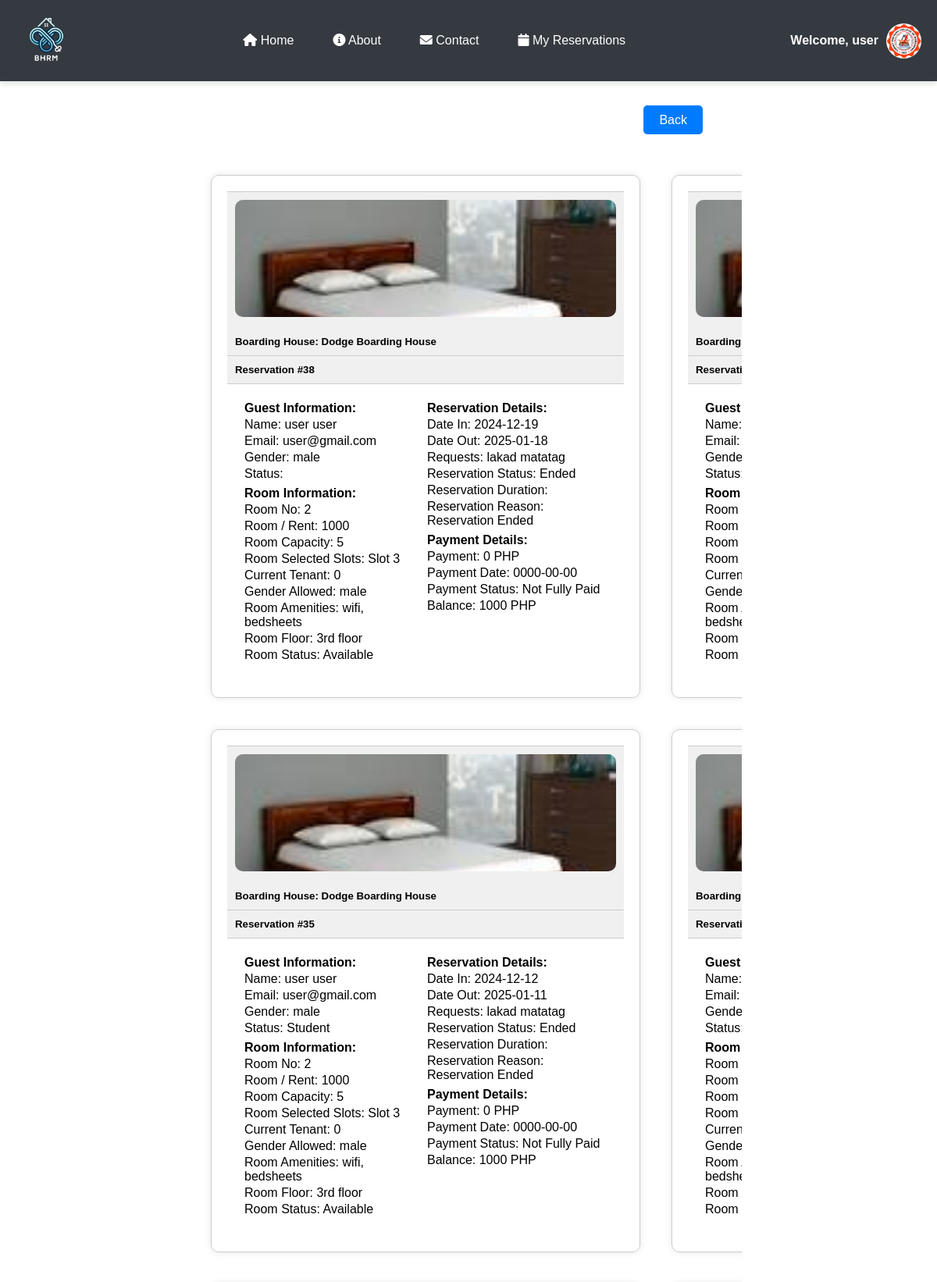
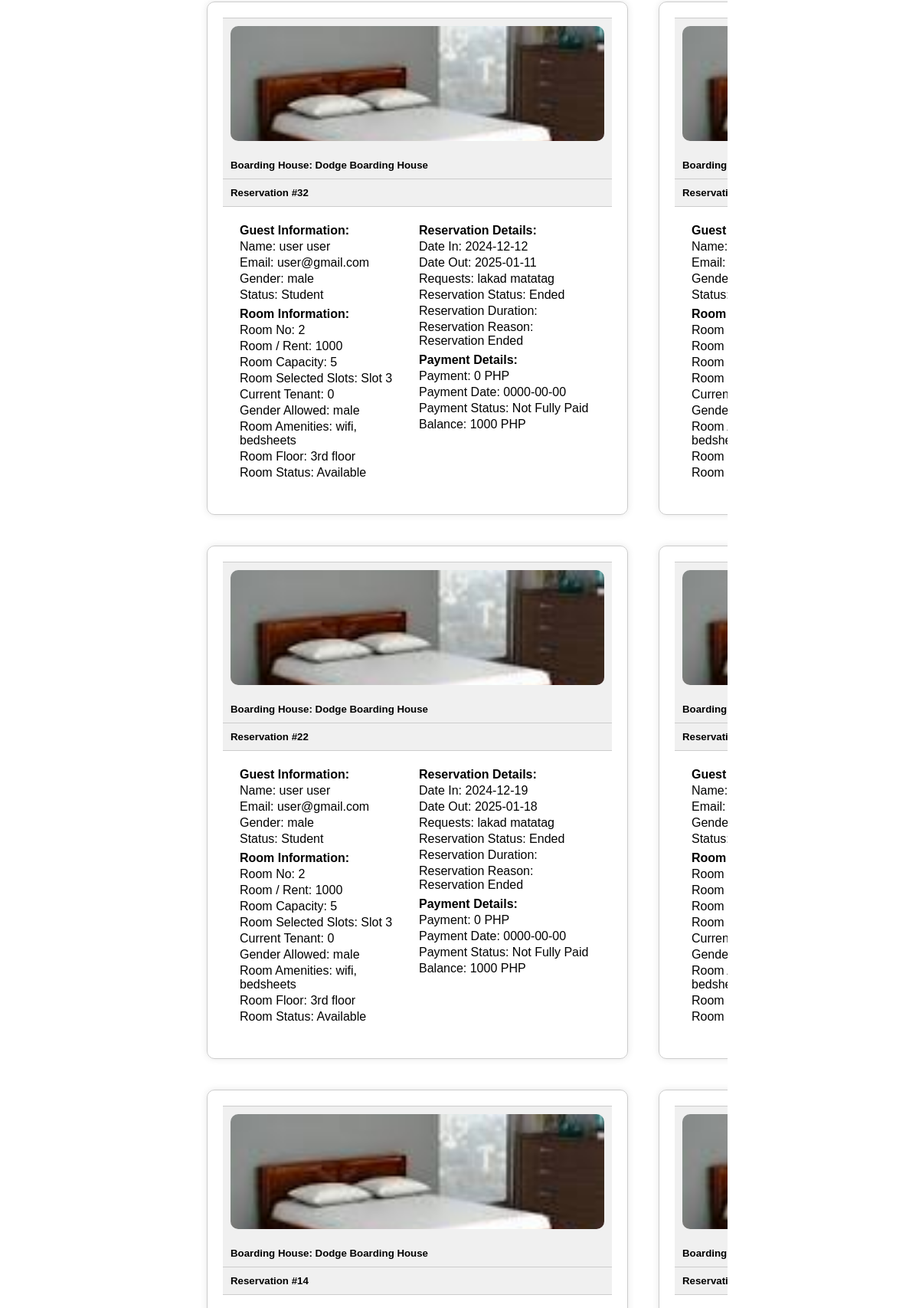
The page /reservation.php (signed in, upper part) on the database its author committed (2 pictures, top to bottom).
### tables this page shows
CREATE TABLE `users` (
  `id` int(11) NOT NULL,
  `image` varchar(255) NOT NULL,
  `fname` varchar(50) NOT NULL,
  `lname` varchar(50) NOT NULL,
  `gender` varchar(255) NOT NULL,
  `uname` varchar(50) NOT NULL,
  `pass` varchar(50) NOT NULL,
  `role` varchar(50) NOT NULL,
  `hname` varchar(255) NOT NULL
);

CREATE TABLE `reservation` (
  `id` int(255) NOT NULL,
  `image` varchar(255) NOT NULL,
  `fname` varchar(255) NOT NULL,
  `lname` varchar(255) NOT NULL,
  `email` varchar(255) NOT NULL,
  `gender` varchar(255) NOT NULL,
  `date_in` date DEFAULT NULL,
  `date_out` date DEFAULT NULL,
  `tenant_status` varchar(255) NOT NULL,
  `addons` varchar(255) NOT NULL,
  `room_no` int(255) NOT NULL,
  `capacity` int(255) NOT NULL,
  `room_slot` varchar(255) NOT NULL,
  `current_tenant` int(255) NOT NULL,
  `amenities` varchar(255) NOT NULL,
  `tenant_type` varchar(255) NOT NULL,
  `room_floor` varchar(255) NOT NULL,
  `price` int(255) NOT NULL,
  `status` varchar(255) NOT NULL,
  `payment` int(255) NOT NULL,
  `pay_stat` varchar(255) NOT NULL,
  `pay_date` date DEFAULT NULL,
  `res_stat` varchar(255) NOT NULL,
  `res_duration` varchar(255) NOT NULL,
  `res_reason` varchar(255) NOT NULL,
  `hname` varchar(255) NOT NULL,
  `owner` varchar(255) NOT NULL
);

### reservation.php (the view, shortened to what this page needs)
<?php require 'php/connection.php';
?>
<!DOCTYPE html>
<html lang="en">
<head>
</head>
<body>
    <?php include 'navbar.php'; ?>
    <?php if(!empty($_SESSION['role']) && $_SESSION['role'] == 'landlord'): ?>
    <?php else: ?>
        <div class="back">
            <div>
                <?php
                    if(empty($_SESSION['uname'])){
                        echo "<a class='btn' href='index.php'>Back</a>";
                    }else{
                        echo "<a class='btn' href='index.php'>Back</a>";
                    }
                ?>
            </div>
        </div>
    <?php endif; ?>
    <div class="container">
        <?php
            $uname = $_SESSION['uname'];
            $query = "SELECT * FROM boardinghouses order by id desc";
            $result = mysqli_query($conn, $query);
            $fetch = mysqli_fetch_assoc($result);
            $hname = $fetch['hname'];
            $query = "SELECT * FROM reservation where email = '$uname' and hname = '$hname' order by id desc";
            $result = mysqli_query($conn, $query);
            $fetch = mysqli_fetch_assoc($result)
        ?>
        <?php
        $uname = $_SESSION['uname'];
        if (!empty($_SESSION['uname']) && $_SESSION['role'] == 'user' && empty($_SESSION['hname'])) {
            $query = "SELECT * FROM reservation WHERE email = '$uname' ORDER BY id DESC";
            $result = mysqli_query($conn, $query);
            while ($reservation = mysqli_fetch_assoc($result)) {
                $hname = $reservation['hname'];
        ?>
                <div class="card">
                    <div class="card-footer">
                        <img src="<?php echo $fetch['image']; ?>" alt="Boarding House Image">
                    </div>
                    <div class="card-header">
                        <h5>Boarding House: <?php echo $reservation['hname']; ?></h5>
                    </div>
                    <div class="card-header">
                        <h5>Reservation #<?php echo $reservation['id']; ?></h5>
                    </div>
                    <div class="card-body">
                        <div class="row">
                            <div class="col-md-6">
                                <p><strong>Guest Information:</strong></p>
                                <p>Name: <?php echo $reservation['fname'] . ' ' . $reservation['lname']; ?></p>
                                <p>Email: <?php echo $reservation['email']; ?></p>
                                <p>Gender: <?php echo $reservation['gender']; ?></p>
                                <p>Status: <?php echo $reservation['tenant_status']; ?></p>
                            </div>
                            <div class="col-md-6">
                                <p><strong>Room Information:</strong></p>
                                <p>Room No: <?php echo $fetch['room_no']; ?></p>
                                <p>Room / Rent: <?php echo $fetch['price']; ?></p>
                                <p>Room Capacity: <?php echo $fetch['capacity']; ?></p>
                                <p>Room Selected Slots: <?php echo $fetch['room_slot']; ?></p>
                                <p>Current Tenant: <?php echo $fetch['current_tenant']; ?></p>
                                <p>Gender Allowed: <?php echo $fetch['gender']; ?></p>
                                <p>Room Amenities: <?php echo $fetch['amenities']; ?></p>
                                <p>Room Floor: <?php echo $fetch['room_floor']; ?></p>
                                <p>Room Status: <?php echo $fetch['status']; ?></p>
                            </div>
                        </div>
                        <div class="row">
                            <div class="col-md-6">
                                <p><strong>Reservation Details:</strong></p>
                                <p>Date In: <?php echo $reservation['date_in']; ?></p>
                                <p>Date Out: <?php echo $reservation['date_out']; ?></p>
                                <p>Requests: <?php echo $fetch['addons']; ?></p>
                                <p>Reservation Status: <?php echo $reservation['res_stat']; ?></p>
                                <p>Reservation Duration: <?php echo $reservation['res_duration']; ?></p>
                                <p>Reservation Reason: <?php echo $reservation['res_reason']; ?></p>
                            </div>
                            <?php
                            $paymentQuery = "SELECT * FROM payments WHERE email = '$uname' AND hname = '$hname' ORDER BY id DESC";
                            $paymentResult = mysqli_query($conn, $paymentQuery);
                            if (mysqli_num_rows($paymentResult) > 0) {
                                while ($payment = mysqli_fetch_assoc($paymentResult)) {
                                    $balance = $fetch['price'] - $payment['payment'];
                            ?>
                                    <div class="col-md-6">
                                        <p><strong>Payment Details:</strong></p>
                                        <p>Payment: <?php echo $payment['payment'] . ' PHP'; ?></p>
                                        <p>Payment Date: <?php echo $payment['pay_date']; ?></p>
                                        <p>Payment Status: <?php echo $payment['pay_stat']; ?></p>
                                        <p><strong>Balance: </strong><?php echo $balance . ' PHP'; ?></p>
                                    </div>
                                <?php
                                }
                            } else { ?>
                                <div class="col-md-6">
                                    <p><strong>Payment Details:</strong></p>
                                    <p>Payment: <?php echo $fetch['payment'] . ' PHP'; ?></p>
                                    <p>Payment Date: <?php echo $fetch['pay_date'];  ?></p>
                                    <p>Payment Status: <?php echo $fetch['pay_stat'];  ?></p>
                                    <p>Balance: <?php echo $fetch['price'] . ' PHP'; ?></p>
                                </div>
                            <?php } ?>
                        </div>
                    </div>
                </div>
        <?php
            }
        }
        ?>
    </div>
</body>
</html>

### navbar.php (shortened to what this page needs)
<!DOCTYPE html>
<html lang="en">
<head>
    <link rel="stylesheet" href="https://cdnjs.cloudflare.com/ajax/libs/font-awesome/6.0.0/css/all.min.css">
</head>
<body>
<?php
    if (!empty($_SESSION['uname'])) {
        $uname = $_SESSION['uname'];
        $query = "SELECT * FROM users WHERE uname = '$uname'";
        $result = mysqli_query($conn, $query);
        $fetch = mysqli_fetch_assoc($result);
    }
?>
<nav class="navbar">
    <a class="navbar-brand" href="#">
        <img src="images/logo.png" alt="Logo">
    </a>
    <div class="nav-links">
        <a class="nav-link" href="index.php"><i class="fas fa-home"></i> Home</a>
        <a class="nav-link" href="about.php"><i class="fas fa-info-circle"></i> About</a>
        <a class="nav-link" href="contact.php"><i class="fas fa-envelope"></i> Contact</a>
        <?php if (!empty($_SESSION['uname']) && $_SESSION['role'] == 'user'): ?>
            <a class="nav-link" href="reservation.php"><i class="fas fa-calendar"></i> My Reservations</a>
        <?php endif; ?>
    </div>
    <div class="login">
        <?php if (empty($_SESSION['uname'])): ?>
            <a class="button" href="php/login.php"><i class="fas fa-sign-in-alt"></i> Login</a>
        <?php else: ?>
            <div class="profile-dropdown">
                <span>Welcome, <?php echo $fetch['fname']; ?></span>
                <img src="<?php echo $fetch['image']; ?>" alt="Profile Image" class="profile-img">
            </div>
        <?php endif; ?>
    </div>
</nav>
</body>
</html>

### reservation.php (style rules this page uses)
* { margin: 0; padding: 0; box-sizing: border-box; font-family: sans-serif; }
a { text-decoration: none; color: black; }
body { margin: 0; font-family: Arial, sans-serif; margin-left: 220px; }
body { margin: 0; padding: 0; box-sizing: border-box; color: black; }
img { width: 150px; height: auto; }
.back { height: 100px; display: flex; justify-content: right; align-items: center; margin-right: 300px; }
.back a { height: auto; }
.btn { color: rgb(255, 255, 255); padding: 10px 20px; border-radius: 5px; font-size: 16px; cursor: pointer; background-color: #007bff; }
.container { margin: 0 250px; width: auto; display: grid; grid-template-columns: 1fr 1fr 1fr; grid-template-rows: 1fr; overflow-y: scroll; overflow-x: scroll; height: auto; }
.card { margin: 20px; padding: 20px; display: flex; flex-direction: column; justify-content: space-around; border: 1px solid #ccc; border-radius: 10px; box-shadow: 0 0 10px rgba(0, 0, 0, 0.1); width: 550px; }
.card-header { background-color: #f0f0f0; padding: 10px; border-bottom: 1px solid #ccc; }
.card-body { width: auto; padding: 20px; display: grid; grid-template-columns: 1fr 1fr; }
.col-md-6 { padding: 2px; }
.col-md-6 p { margin-bottom: 3px; }
.card-footer { padding: 10px; background-color: #f0f0f0; border-top: 1px solid #ccc; }
.card-footer img { width: 100%; height: 150px; object-fit: cover; border-radius: 10px; }

### navbar.php (style rules this page uses)
* { margin: 0; padding: 0; box-sizing: border-box; font-family: sans-serif; }
.navbar { background-color: #343a40; display: flex; justify-content: space-between; align-items: center; padding: 10px 20px; box-shadow: 0 4px 6px rgba(0, 0, 0, 0.1); position: relative; }
.navbar-brand img { width: 80px; height: 80px; }
.nav-links { display: flex; gap: 20px; align-items: center; }
.nav-link { color: white; text-decoration: none; padding: 10px 15px; transition: color 0.3s ease; }
.profile-dropdown { position: relative; display: flex; align-items: center; cursor: pointer; }
.profile-dropdown span { color: white; font-weight: bold; margin-right: 10px; }
.profile-img { width: 45px; height: 45px; border-radius: 50%; object-fit: cover; }

### rows shown on the page
users: fname "user", image (picture)
reservation: image (picture), hname "Dodge Boarding House", id "38", fname "user", lname "user", email "user@gmail.com", gender "male", room_no "2", price "1000", capacity "5", room_slot "Slot 3", current_tenant "0", amenities "wifi, bedsheets", room_floor "3rd floor", status "Available", date_in "2024-12-19", date_out "2025-01-18", addons "lakad matatag", res_stat "Ended", res_reason "Reservation Ended", payment "0", pay_date "0000-00-00", pay_stat "Not Fully Paid"
reservation: reservation.image (picture)
reservation: reservation.image (picture), hname "Dodge Boarding House", id "35", fname "user", lname "user", email "user@gmail.com", gender "male", tenant_status "Student", date_in "2024-12-12", date_out "2025-01-11", res_stat "Ended", res_reason "Reservation Ended"
reservation: reservation.image (picture)
reservation: reservation.image (picture), hname "Dodge Boarding House", id "32", fname "user", lname "user", email "user@gmail.com", gender "male", tenant_status "Student", date_in "2024-12-12", date_out "2025-01-11", res_stat "Ended", res_reason "Reservation Ended"
reservation: reservation.image (picture)
reservation: reservation.image (picture), hname "Dodge Boarding House", id "22", fname "user", lname "user", email "user@gmail.com", gender "male", tenant_status "Student", date_in "2024-12-19", date_out "2025-01-18", res_stat "Ended", res_reason "Reservation Ended"
reservation: reservation.image (picture)
reservation: reservation.image (picture), hname "Dodge Boarding House", id "14"
reservation: reservation.image (picture)
